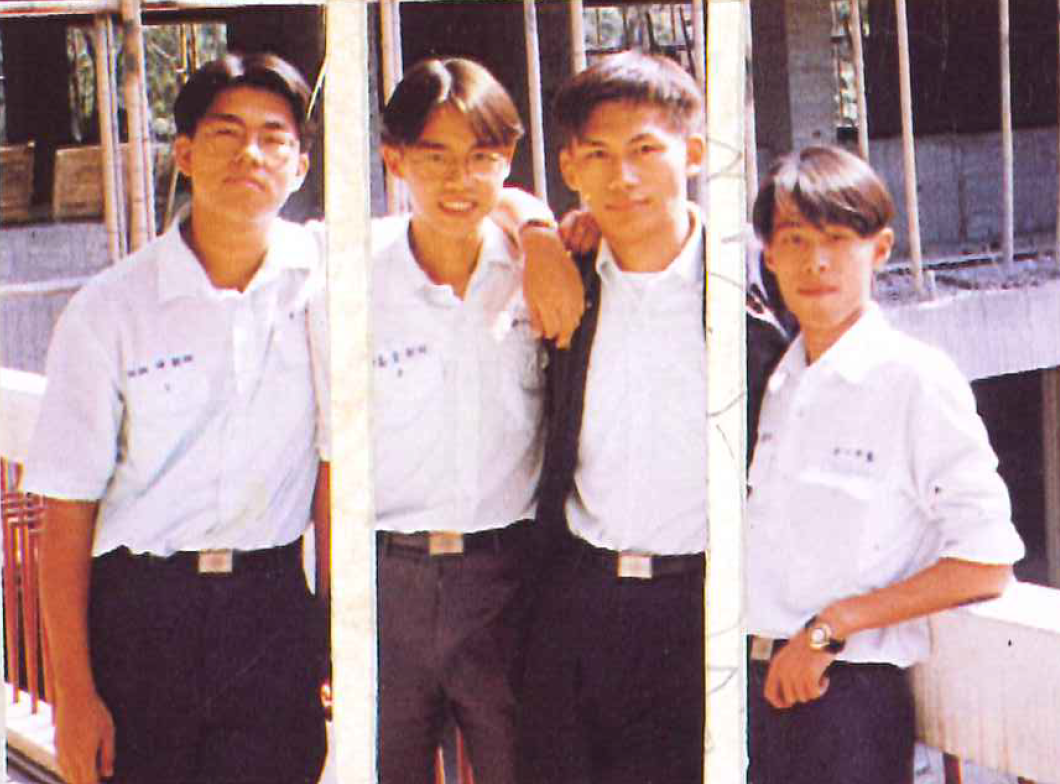
#> input picture input/1.png, 1060 x 784 px; its folder holds only this picture in this run
$ python pro.py
#> lines starting #> are read from the running program, lines starting #| are printed output that depends on the picture
import numpy as np
import cv2

kernel = [
    np.array([[0,0,0,0,0],[0,-1,0,1,0],[0,0,1,0,0,],[0,-1,0,1,0],[0,0,0,0,0]]),
    np.array([[-1,-2,-1],[-2,13,-2],[-1,-2,-1]]),
    np.array([[-0.5,-1,-0.5],[-1,7,-1],[-0.5,-1,-0.5]]),
    np.array([[0,1,1,2,2,2,1,1,0],[1,2,4,5,5,5,4,2,1],[1,4,5,3,0,3,5,4,1],[2,5,3,-12,-24,-12,3,5,2],[2,5,0,-24,-40,-24,0,5,2],[2,5,3,-12,-24,-12,3,5,2],[1,4,5,3,0,3,4,4,1],[1,2,4,5,5,5,4,2,1],[0,1,1,2,2,2,1,1,0]]),
    np.array([[1/81 for i in range(9)] for j in range(9)]),
    np.array([[1,1,1],[1,-7,1],[1,1,1]]),
    np.array([[1,1,1,1,1],[0,0,0,0,0],[0,0,0,0,0],[0,0,0,0,0],[-1,-1,-1,-1,-1]]),
    np.array([[2,0,0],[0,1,0],[0,0,-2]]),
    np.array([[-0.5,-1,-1.5,-1,-0.5],[-1,-1.5,-2,-1.5,-1],[-1.5,-2,31,-2,-1.5],[-1,-1.5,-2,-1.5,-1],[-0.5,-1,-1.5,-1,-0.5]]),
    np.array([[0.003,0.013,0.022,0.013,0.003],[0.013,0.060,0.098,0.060,0.013],[0.060,0.098,0.162,0.098,0.060],[0.013,0.060,0.098,0.060,0.013],[0.003,0.013,0.022,0.013,0.003]]),
]

for i in range(10):
    image_path = './input/' + str(i+1) + '.png'
    image = cv2.imread(image_path)
#> image is the input picture: shape (784, 1060, 3); mean B, G, R 144.6, 141.2, 167.7
    output_image = cv2.filter2D(image, -1, kernel[0])
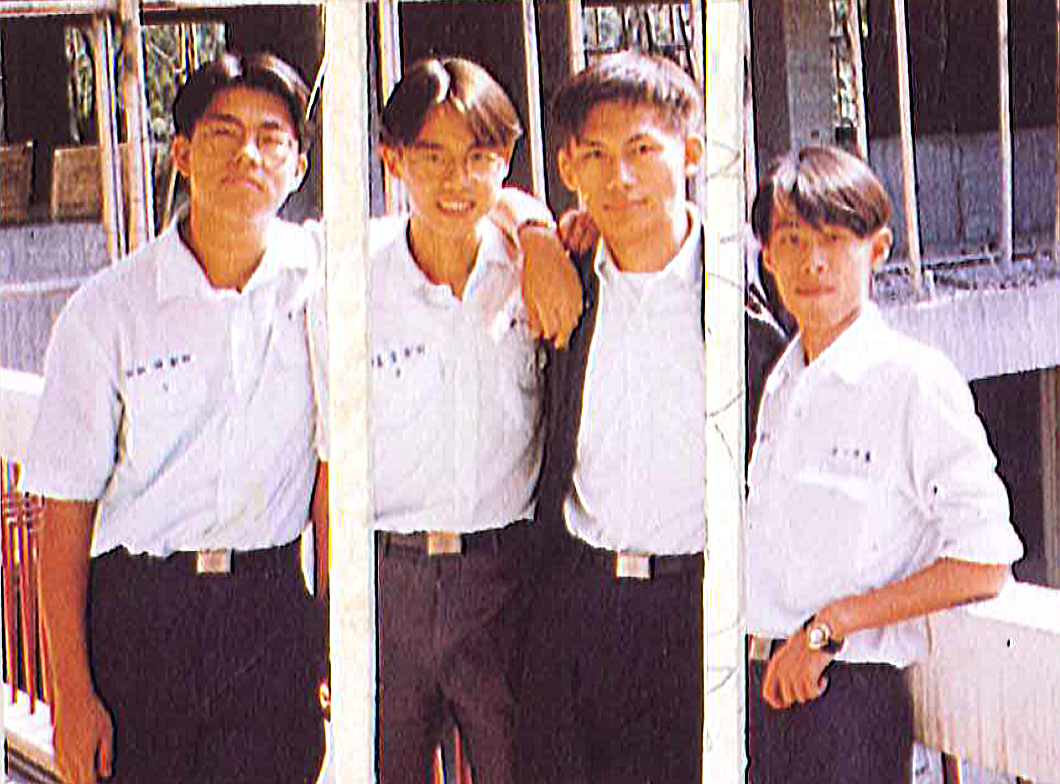
#> output_image: shape (784, 1060, 3); mean B, G, R 144.5, 141.1, 167.1
#> (the run stopped early here; a loop or call above may not have finished)
